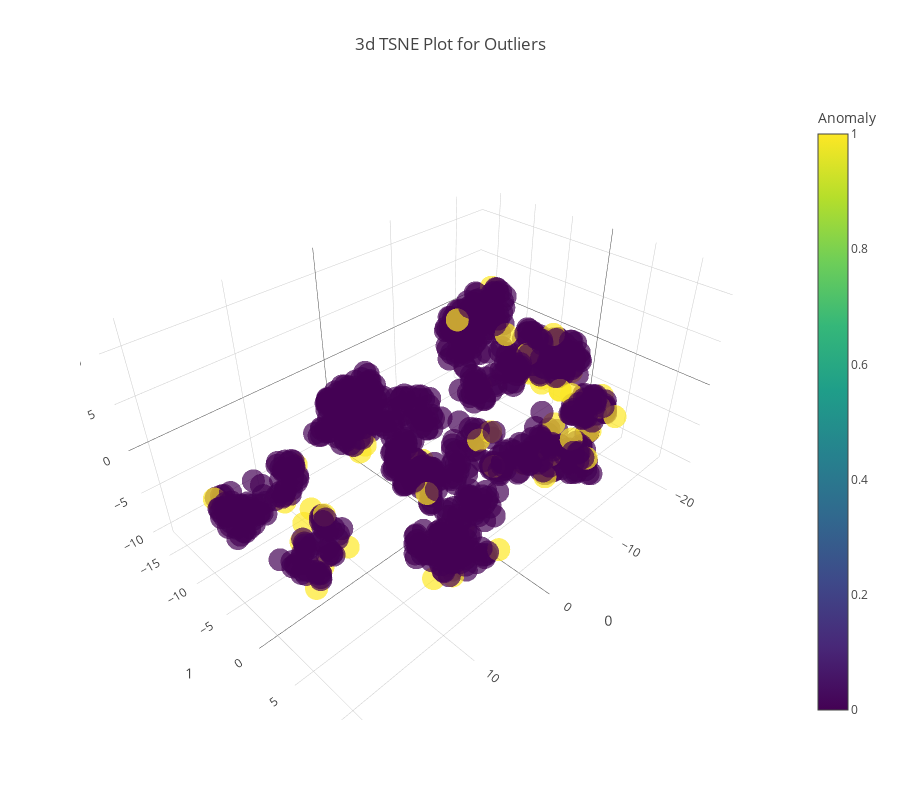

The notebook cell saved with this chart:
### Markdown cell above
## ✅ Plot Model

### Code cell
# tsne plot of anomalies
plot_model(iforest, plot = 'tsne')

### Figure 1 — Plotly figure (JSON) as saved in the notebook; plotly's stock layout.template omitted (floating-point values rounded to 4 significant figures; data arrays with more than 128 entries replaced by an {"elided": "..."} marker saying what was removed)
{"data": [{"customdata": {"elided": "1000x1 float values"}, "hovertemplate": "0=%{x}<br>1=%{y}<br>2=%{z}<br>Feature=%{customdata[0]}<br>Anomaly=%{marker.color}<extra></extra>", "legendgroup": "", "marker": {"color": {"elided": "1000 int values"}, "coloraxis": "coloraxis", "opacity": 0.7, "symbol": "circle"}, "mode": "markers", "name": "", "scene": "scene", "showlegend": false, "type": "scatter3d", "x": {"elided": "1000 float values"}, "y": {"elided": "1000 float values"}, "z": {"elided": "1000 float values"}}], "layout": {"coloraxis": {"colorbar": {"title": {"text": "Anomaly"}}, "colorscale": [[0, "#440154"], [0.1111, "#482878"], [0.2222, "#3e4989"], [0.3333, "#31688e"], [0.4444, "#26828e"], [0.5556, "#1f9e89"], [0.6667, "#35b779"], [0.7778, "#6ece58"], [0.8889, "#b5de2b"], [1, "#fde725"]]}, "height": 800, "legend": {"tracegroupgap": 0}, "scene": {"domain": {"x": [0, 1], "y": [0, 1]}, "xaxis": {"title": {"text": "0"}}, "yaxis": {"title": {"text": "1"}}, "zaxis": {"title": {"text": "2"}}}, "title": {"text": "3d TSNE Plot for Outliers"}, "width": 900}}
